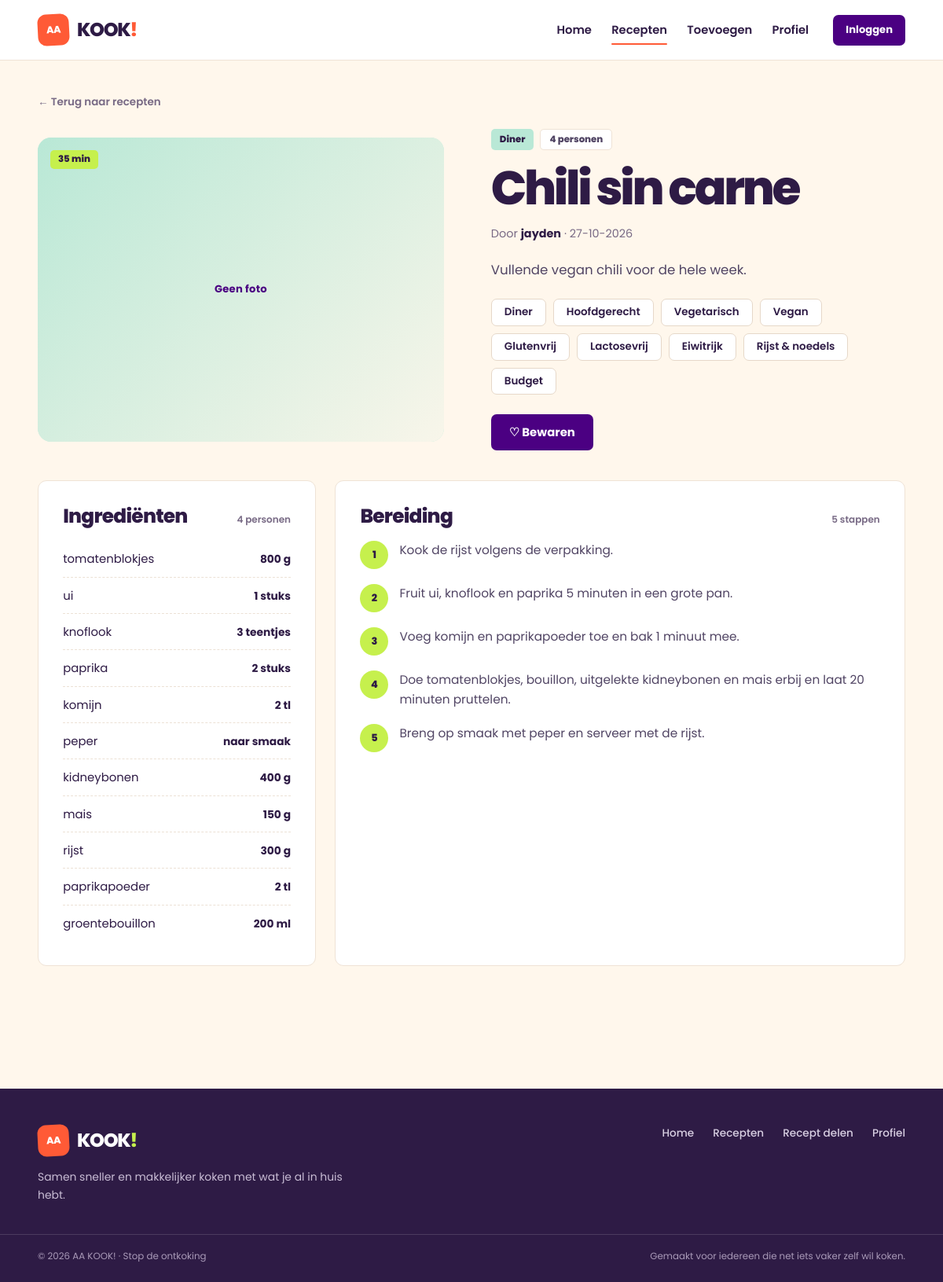
The page /recept.php?id=4 on the database as committed earlier.
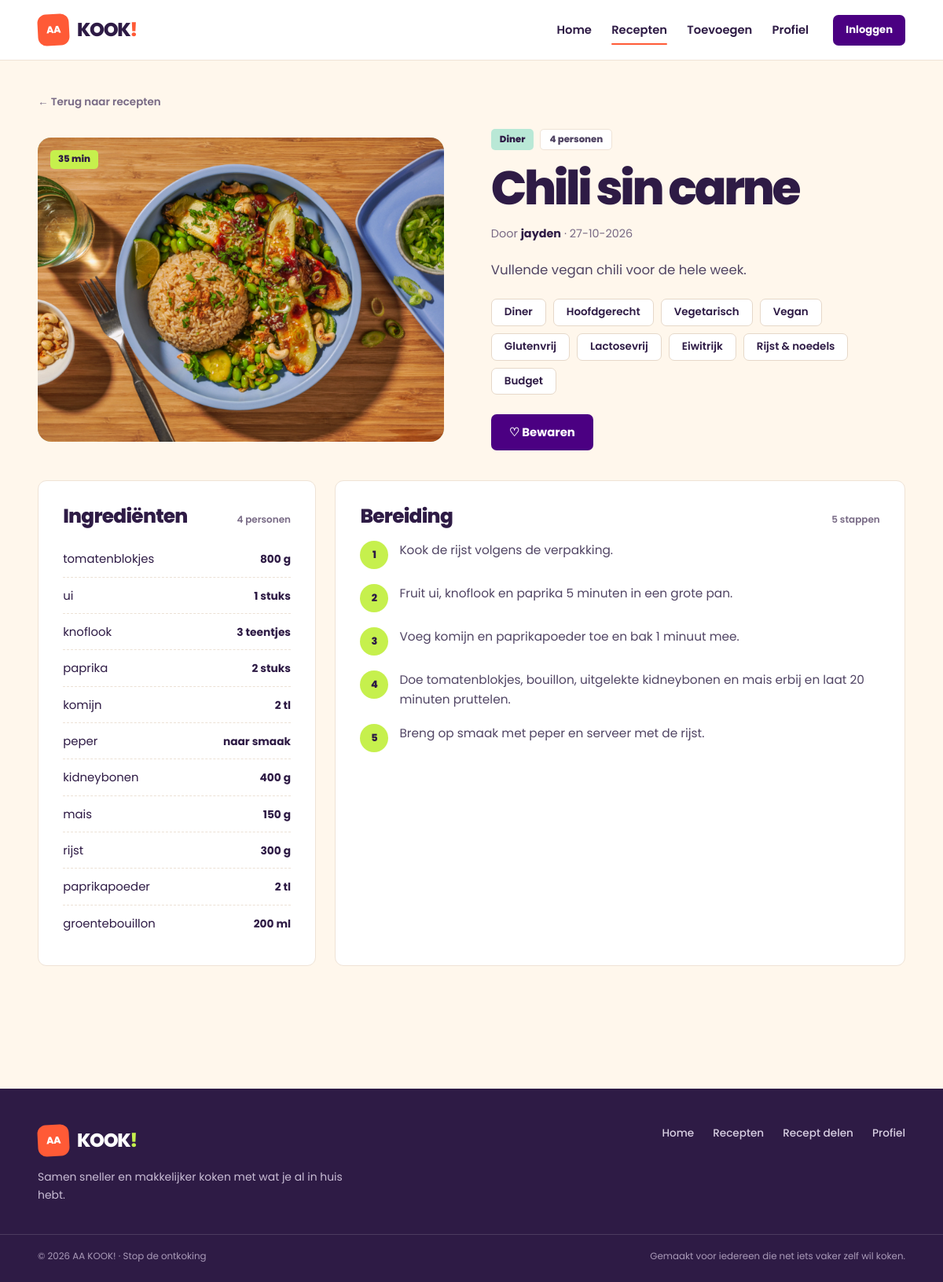
The same page on the database as committed later.
### tables this page shows
CREATE TABLE recipes (
    id          INT UNSIGNED NOT NULL AUTO_INCREMENT,
    user_id     INT UNSIGNED NOT NULL,
    title       VARCHAR(150) NOT NULL,
    description TEXT         NULL,
    prep_time   INT UNSIGNED NOT NULL COMMENT 'minutes',
    servings    INT UNSIGNED NOT NULL DEFAULT 1,
    created_at  DATETIME NOT NULL DEFAULT CURRENT_TIMESTAMP,
    updated_at  DATETIME NOT NULL DEFAULT CURRENT_TIMESTAMP ON UPDATE CURRENT_TIMESTAMP,
    PRIMARY KEY (id),
    KEY idx_recipes_user (user_id),
    KEY idx_recipes_prep_time (prep_time),
    CONSTRAINT fk_recipes_user FOREIGN KEY (user_id)
        REFERENCES users (id) ON DELETE CASCADE
);

CREATE TABLE categories (
    id         INT UNSIGNED NOT NULL AUTO_INCREMENT,
    name       VARCHAR(50) NOT NULL,
    created_at DATETIME NOT NULL DEFAULT CURRENT_TIMESTAMP,
    updated_at DATETIME NOT NULL DEFAULT CURRENT_TIMESTAMP ON UPDATE CURRENT_TIMESTAMP,
    PRIMARY KEY (id),
    UNIQUE KEY uq_categories_name (name)
);

CREATE TABLE users (
    id              INT UNSIGNED NOT NULL AUTO_INCREMENT,
    username        VARCHAR(50)  NOT NULL,
    email           VARCHAR(255) NOT NULL,
    password_hash   VARCHAR(255) NOT NULL,
    profile_picture VARCHAR(255) NULL,
    bio             TEXT         NULL,
    role            ENUM('user','admin')      NOT NULL DEFAULT 'user',
    status          ENUM('active','blocked')  NOT NULL DEFAULT 'active',
    created_at      DATETIME NOT NULL DEFAULT CURRENT_TIMESTAMP,
    updated_at      DATETIME NOT NULL DEFAULT CURRENT_TIMESTAMP ON UPDATE CURRENT_TIMESTAMP,
    PRIMARY KEY (id),
    UNIQUE KEY uq_users_username (username),
    UNIQUE KEY uq_users_email (email)
);

CREATE TABLE recipe_ingredients (
    recipe_id     INT UNSIGNED NOT NULL,
    ingredient_id INT UNSIGNED NOT NULL,
    amount        DECIMAL(8,2) NULL COMMENT 'NULL = naar smaak',
    unit          VARCHAR(20)  NULL COMMENT 'g, ml, stuks, el, tl, ...',
    created_at    DATETIME NOT NULL DEFAULT CURRENT_TIMESTAMP,
    updated_at    DATETIME NOT NULL DEFAULT CURRENT_TIMESTAMP ON UPDATE CURRENT_TIMESTAMP,
    PRIMARY KEY (recipe_id, ingredient_id),
    KEY idx_ri_ingredient (ingredient_id),
    CONSTRAINT fk_ri_recipe FOREIGN KEY (recipe_id)
        REFERENCES recipes (id) ON DELETE CASCADE,
    CONSTRAINT fk_ri_ingredient FOREIGN KEY (ingredient_id)
        REFERENCES ingredients (id) ON DELETE RESTRICT
);

CREATE TABLE ingredients (
    id         INT UNSIGNED NOT NULL AUTO_INCREMENT,
    name       VARCHAR(100) NOT NULL,
    created_at DATETIME NOT NULL DEFAULT CURRENT_TIMESTAMP,
    updated_at DATETIME NOT NULL DEFAULT CURRENT_TIMESTAMP ON UPDATE CURRENT_TIMESTAMP,
    PRIMARY KEY (id),
    UNIQUE KEY uq_ingredients_name (name)
);

CREATE TABLE steps (
    id          INT UNSIGNED NOT NULL AUTO_INCREMENT,
    recipe_id   INT UNSIGNED NOT NULL,
    step_number INT UNSIGNED NOT NULL,
    instruction TEXT NOT NULL,
    created_at  DATETIME NOT NULL DEFAULT CURRENT_TIMESTAMP,
    updated_at  DATETIME NOT NULL DEFAULT CURRENT_TIMESTAMP ON UPDATE CURRENT_TIMESTAMP,
    PRIMARY KEY (id),
    UNIQUE KEY uq_steps_recipe_number (recipe_id, step_number),
    CONSTRAINT fk_steps_recipe FOREIGN KEY (recipe_id)
        REFERENCES recipes (id) ON DELETE CASCADE
);

CREATE TABLE recipe_photos (
    id         INT UNSIGNED NOT NULL AUTO_INCREMENT,
    recipe_id  INT UNSIGNED NOT NULL,
    file_path  VARCHAR(255) NOT NULL,
    sort_order INT UNSIGNED NOT NULL DEFAULT 0 COMMENT '0 = cover photo',
    created_at DATETIME NOT NULL DEFAULT CURRENT_TIMESTAMP,
    updated_at DATETIME NOT NULL DEFAULT CURRENT_TIMESTAMP ON UPDATE CURRENT_TIMESTAMP,
    PRIMARY KEY (id),
    KEY idx_photos_recipe (recipe_id),
    CONSTRAINT fk_photos_recipe FOREIGN KEY (recipe_id)
        REFERENCES recipes (id) ON DELETE CASCADE
);

### includes/functions.php (called while the page is built, shortened)
<?php
function e($tekst): string
{
    return htmlspecialchars((string) ($tekst ?? ''), ENT_QUOTES, 'UTF-8');
}
function url(string $pad = ''): string
{
    return BASE_URL . ltrim($pad, '/');
}
function formatAmount(?string $hoeveelheid): string
{
    if ($hoeveelheid === null || $hoeveelheid === '') {
        return '';
    }
    $tekst = number_format((float) $hoeveelheid, 2, ',', '');
    $tekst = rtrim($tekst, '0');
    $tekst = rtrim($tekst, ',');
    return $tekst;
}
function photoExists(?string $pad): bool
{
    return is_file(__DIR__ . '/../' . $pad);
}
function recipePhoto(?string $pad): string
{
    return photoExists($pad) ? url($pad) : '';
}

### includes/auth.php (called while the page is built, shortened)
<?php
require_once __DIR__ . '/functions.php';
function isLoggedIn(): bool
{
    return isset($_SESSION['user_id']);
}

### recept.php (the view, shortened to what this page needs)
<?php
require __DIR__ . '/includes/auth.php';
$id = (int) ($_GET['id'] ?? 0);
$recept = null;
if ($id > 0) {
    $receptStatement = $pdo->prepare(
        'SELECT r.id,
                r.user_id,
                r.title,
                r.description,
                r.prep_time,
                r.servings,
                r.created_at,
                u.username AS auteur
           FROM recipes r
           JOIN users u ON u.id = r.user_id
          WHERE r.id = :id'
    );
    $receptStatement->execute(['id' => $id]);
    $recept = $receptStatement->fetch() ?: null;
}
    ?>
    <?php
$fotoStatement = $pdo->prepare(
    'SELECT file_path
       FROM recipe_photos
      WHERE recipe_id = :id
      ORDER BY sort_order, id'
);
$fotoStatement->execute(['id' => $id]);
$fotos = $fotoStatement->fetchAll();
$categorieStatement = $pdo->prepare(
    'SELECT c.name
       FROM recipe_categories rc
       JOIN categories c ON c.id = rc.category_id
      WHERE rc.recipe_id = :id
      ORDER BY c.id'
);
$categorieStatement->execute(['id' => $id]);
$categorieen = $categorieStatement->fetchAll();
$ingredientStatement = $pdo->prepare(
    'SELECT i.name,
            ri.amount,
            ri.unit
       FROM recipe_ingredients ri
       JOIN ingredients i ON i.id = ri.ingredient_id
      WHERE ri.recipe_id = :id
      ORDER BY ri.ingredient_id'
);
$ingredientStatement->execute(['id' => $id]);
$ingredienten = $ingredientStatement->fetchAll();
$stapStatement = $pdo->prepare(
    'SELECT step_number,
            instruction
       FROM steps
      WHERE recipe_id = :id
      ORDER BY step_number'
);
$stapStatement->execute(['id' => $id]);
$stappen = $stapStatement->fetchAll();
$isBewaard = false;
$omslagfoto = $fotos[0]['file_path'] ?? null;
$detailFoto = recipePhoto($omslagfoto);
$navActive = 'recepten';
require __DIR__ . '/templates/header.php';
?>
<div class="container page detail-page">
    <a class="back-link" href="<?= e(url('recepten.php')) ?>">&larr; Terug naar recepten</a>
    <div class="detail-hero">
        <div class="detail-media">
            <?php if ($detailFoto !== ''): ?>
                <img src="<?= e($detailFoto) ?>" alt="<?= e($recept['title']) ?>">
            <?php else: ?>
                <span class="photo-placeholder">Geen foto</span>
            <?php endif; ?>
            <span class="time-badge"><?= (int) $recept['prep_time'] ?> min</span>
        </div>
        <div class="detail-info">
            <div class="detail-badges">
                <?php if ($categorieen !== []): ?>
                    <span class="badge badge-mint"><?= e($categorieen[0]['name']) ?></span>
                <?php endif; ?>
                <span class="badge badge-soft">
                    <?= (int) $recept['servings'] ?>
                    <?= (int) $recept['servings'] === 1 ? 'persoon' : 'personen' ?>
                </span>
            </div>
            <h1><?= e($recept['title']) ?></h1>
            <p class="detail-meta">
                Door <strong><?= e($recept['auteur']) ?></strong>
                &middot; <?= date('d-m-Y', strtotime($recept['created_at'])) ?>
            </p>
            <?php if ($recept['description'] !== null && $recept['description'] !== ''): ?>
                <p class="detail-description"><?= e($recept['description']) ?></p>
            <?php endif; ?>
            <?php if ($categorieen !== []): ?>
                <div class="chip-row detail-chips">
                    <?php foreach ($categorieen as $categorie): ?>
                        <a class="chip"
                           href="<?= e(url('recepten.php?categorie=' . urlencode($categorie['name']))) ?>">
                            <?= e($categorie['name']) ?>
                        </a>
                    <?php endforeach; ?>
                </div>
            <?php endif; ?>
            <div class="detail-actions">
                <?php if (isLoggedIn()): ?>
                    <form method="post" action="<?= e(url('recept.php?id=' . (int) $recept['id'])) ?>">
                        <?= csrf_field() ?>
                        <input type="hidden" name="action"
                               value="<?= $isBewaard ? 'unfavorite' : 'favorite' ?>">
                        <button class="btn <?= $isBewaard ? 'btn-lime' : 'btn-indigo' ?>" type="submit">
                            <?= $isBewaard ? '&#9829; Bewaard' : '&#9825; Bewaren' ?>
                        </button>
                    </form>
                <?php else: ?>
                    <a class="btn btn-indigo" href="<?= e(url('login.php')) ?>">&#9825; Bewaren</a>
                <?php endif; ?>
            </div>
        </div>
    </div>
    <div class="detail-panels">
        <section class="panel ingredient-panel">
            <div class="panel-head">
                <h2>Ingredi&euml;nten</h2>
                <span><?= (int) $recept['servings'] ?> personen</span>
            </div>
            <?php if ($ingredienten === []): ?>
                <p class="muted">Nog geen ingredi&euml;nten toegevoegd.</p>
            <?php else: ?>
                <ul class="ingredient-list">
                    <?php foreach ($ingredienten as $ingredient): ?>
                        <?php
                        $hoeveelheid = trim(
                            formatAmount($ingredient['amount']) . ' ' . ($ingredient['unit'] ?? '')
                        );
                        ?>
                        <li>
                            <span><?= e($ingredient['name']) ?></span>
                            <strong class="ing-amount">
                                <?= $hoeveelheid === '' ? 'naar smaak' : e($hoeveelheid) ?>
                            </strong>
                        </li>
                    <?php endforeach; ?>
                </ul>
            <?php endif; ?>
        </section>
        <section class="panel">
            <div class="panel-head">
                <h2>Bereiding</h2>
                <span><?= count($stappen) ?> stappen</span>
            </div>
            <?php if ($stappen === []): ?>
                <p class="muted">Nog geen stappen toegevoegd.</p>
            <?php else: ?>
                <ol class="step-list">
                    <?php foreach ($stappen as $stap): ?>
                        <li><?= e($stap['instruction']) ?></li>
                    <?php endforeach; ?>
                </ol>
            <?php endif; ?>
        </section>
    </div>
</div>
<?php require __DIR__ . '/templates/footer.php'; ?>

### templates/header.php (shortened to what this page needs)
<?php
$letter = mb_strtoupper(mb_substr(currentUsername(), 0, 1));
?>
<!DOCTYPE html>
<html lang="nl">
<head>
    <link rel="stylesheet" href="<?= e(url('style.css')) ?>">
</head>
<body>
<header class="site-header">
    <div class="nav-shell">
        <a class="brand" href="<?= e(url('index.php')) ?>" aria-label="AA KOOK! home">
            <span class="brand-mark">AA</span>
            <span class="brand-text">KOOK<span>!</span></span>
        </a>
        <nav id="site-nav" class="site-nav" aria-label="Hoofdmenu">
            <a class="nav-link <?= $navActive === 'home' ? 'is-active' : '' ?>"
               href="<?= e(url('index.php')) ?>">Home</a>
            <a class="nav-link <?= $navActive === 'recepten' ? 'is-active' : '' ?>"
               href="<?= e(url('recepten.php')) ?>">Recepten</a>
            <a class="nav-link <?= $navActive === 'toevoegen' ? 'is-active' : '' ?>"
               href="<?= e(url('toevoegen.php')) ?>">Toevoegen</a>
            <a class="nav-link <?= $navActive === 'profiel' ? 'is-active' : '' ?>"
               href="<?= e(url('profiel.php')) ?>">Profiel</a>
            <div class="nav-actions">
                <?php if (isLoggedIn()): ?>
                    <a class="nav-user" href="<?= e(url('profiel.php')) ?>">
                        <span class="avatar avatar-sm" aria-hidden="true"><?= e($letter) ?></span>
                        <span><?= e(currentUsername()) ?></span>
                    </a>
                    <form class="logout-form" method="post" action="<?= e(url('logout.php')) ?>">
                        <?= csrf_field() ?>
                        <button class="nav-logout" type="submit">Uitloggen</button>
                    </form>
                <?php else: ?>
                    <a class="btn btn-indigo btn-sm" href="<?= e(url('login.php')) ?>">Inloggen</a>
                <?php endif; ?>
            </div>
        </nav>
    </div>
</header>
<main>

### templates/footer.php (shortened to what this page needs)
</main>
<footer class="site-footer">
    <div class="container footer-inner">
        <div class="footer-brand">
            <a class="brand brand-light" href="<?= e(url('index.php')) ?>">
                <span class="brand-mark">AA</span>
                <span class="brand-text">KOOK<span>!</span></span>
            </a>
            <p>Samen sneller en makkelijker koken met wat je al in huis hebt.</p>
        </div>
        <nav class="footer-links" aria-label="Footer">
            <a href="<?= e(url('index.php')) ?>">Home</a>
            <a href="<?= e(url('recepten.php')) ?>">Recepten</a>
            <a href="<?= e(url('toevoegen.php')) ?>">Recept delen</a>
            <a href="<?= e(url('profiel.php')) ?>">Profiel</a>
        </nav>
    </div>
    <div class="container footer-bottom">
        <span>&copy; <?= date('Y') ?> AA KOOK! &middot; Stop de ontkoking</span>
        <span>Gemaakt voor iedereen die net iets vaker zelf wil koken.</span>
    </div>
</footer>
</body>
</html>

Rows that differ between the two databases and show on the page:
now on this page (row edited): recipe_photos: file_path (picture)
Other text that changed with them:
text no longer shown: "Geen foto"
